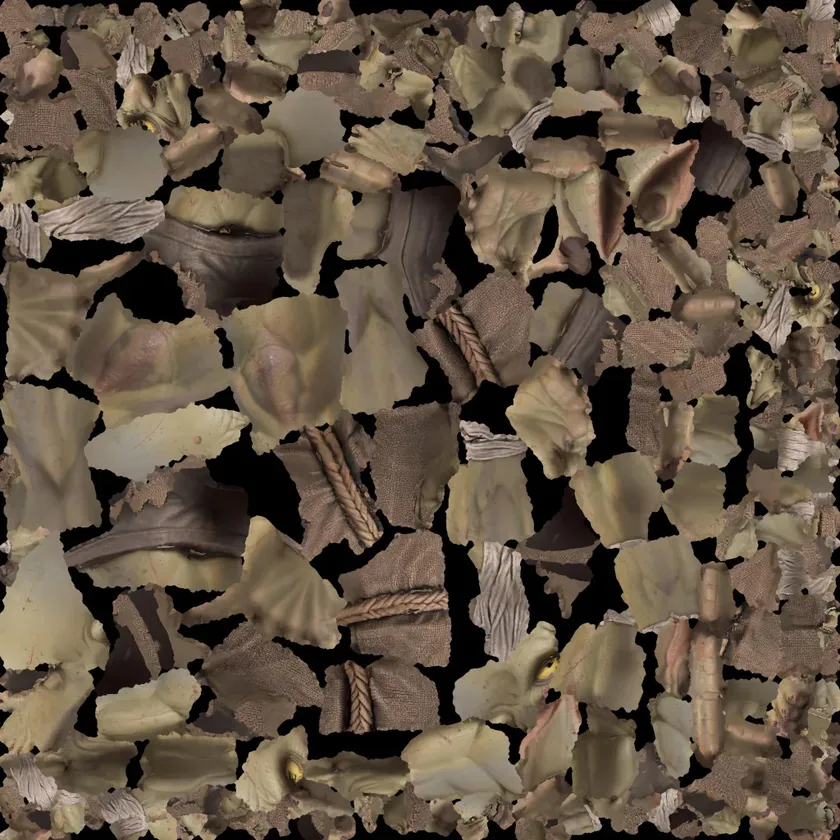
#> input picture assets/enemies/goblin_base.orig.webp, 840 x 840 px, shrunk from 1024 x 1024 before the run
$ python tint_skin.py ../../assets/enemies/goblin_base.orig.webp ../../assets/enemies/goblin_base.webp 1.0 1.0
#> lines starting #> are read from the running program, lines starting #| are printed output that depends on the picture; after the words box and inside, x2 and y2 are one past the last pixel; in counts of white or black regions, pixels touching at a corner belong together
# 피부색 바꾸기: 색 질감에서 살(누런 올리브 색 범위)만 골라 색조를 돌리고 채도를 올린다
# 사용: python tint_skin.py 원본.webp 출력.webp [색조 이동(도, +면 초록 쪽)] [채도 배수]
import sys, numpy as np
from PIL import Image, ImageFilter
src, out = sys.argv[1], sys.argv[2]; dh = float(sys.argv[3]) if len(sys.argv) > 3 else 20; sk = float(sys.argv[4]) if len(sys.argv) > 4 else 1.2
im = np.asarray(Image.open(src).convert('RGB')).astype(float) / 255
r, g, b = im[..., 0], im[..., 1], im[..., 2]; mx = im.max(-1); mn = im.min(-1); v = mx; d = np.maximum(mx - mn, 1e-6); s = np.where(mx > 0, (mx - mn) / np.maximum(mx, 1e-6), 0)
#> after `r, g, b = (im[..., 0], im[..., 1], im[..., 2])`:
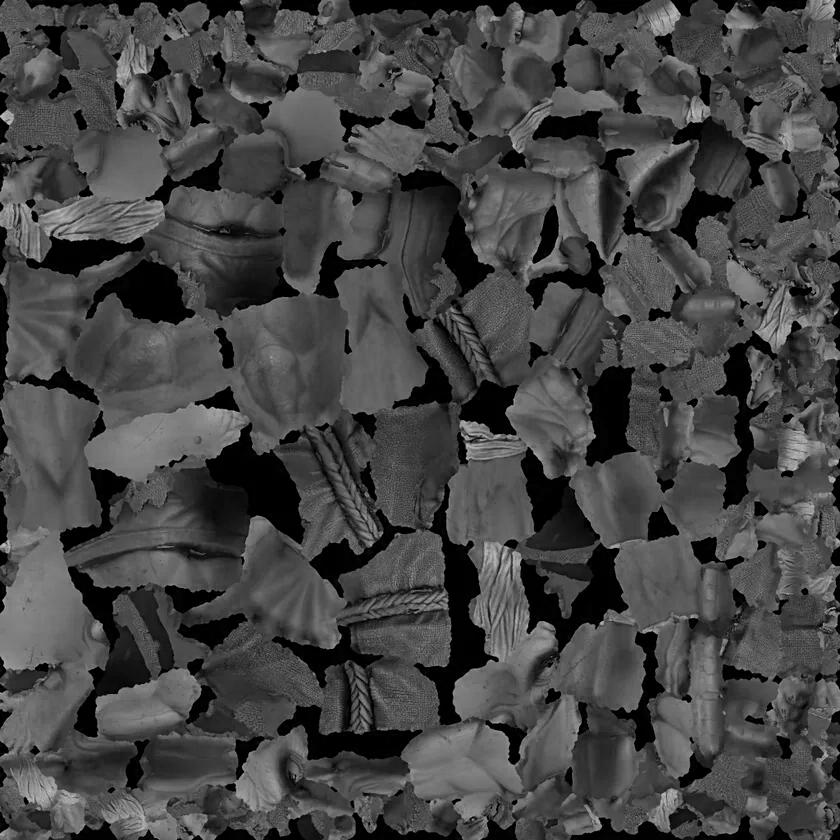
#> b: shape (840, 840) float64; min 0, max 0.769, mean 0.271
#> after `s = np.where(mx > 0, (mx - mn) / np.maximum(mx, 1e-06), 0)`:
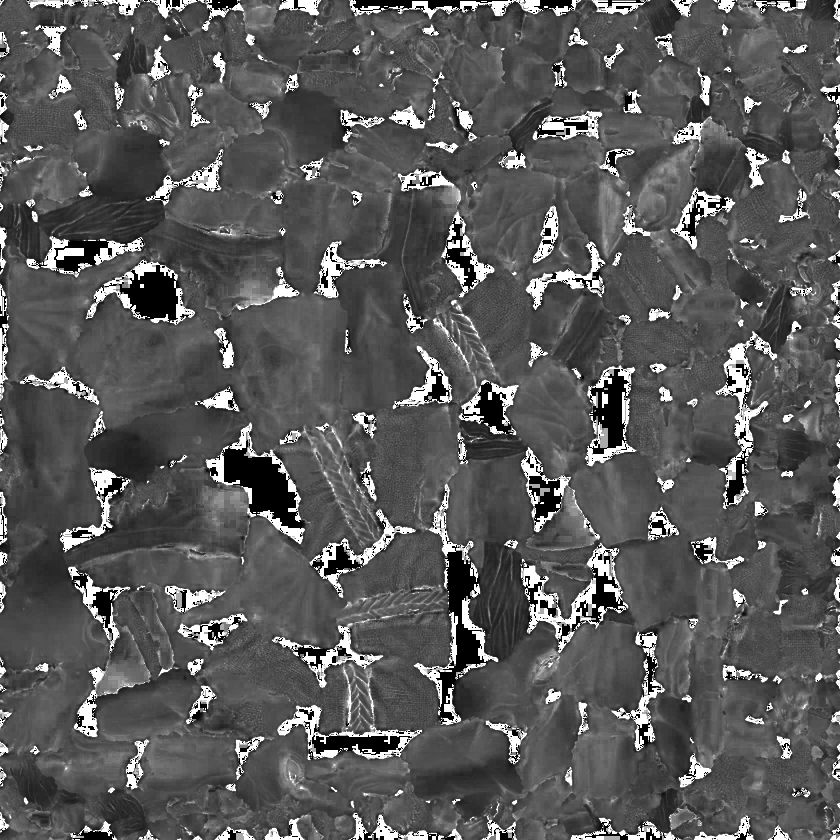
#> s: shape (840, 840) float64; min 0, max 1, mean 0.353
h = np.where(mx == r, ((g - b) / d) % 6, np.where(mx == g, (b - r) / d + 2, (r - g) / d + 4)) * 60
def sm(a, b, x): t = np.clip((x - a) / (b - a), 0, 1); return t * t * (3 - 2 * t)
#> called with a = 28, b = 36
# 살: 색조 30~70도(누런 올리브), 너무 흐리거나(천·붕대) 너무 진하지(눈) 않고, 너무 어둡지 않은 곳. 얼룩지지 않게 흐려서 부드럽게
mask = sm(28, 36, h) * (1 - sm(70, 90, h)) * sm(0.07, 0.13, s) * sm(0.28, 0.38, v) * (1 - sm(0.5, 0.62, s))
mask = np.asarray(Image.fromarray((mask * 255).astype(np.uint8)).filter(ImageFilter.GaussianBlur(4))).astype(float) / 255
mask = sm(0.25, 0.6, mask) * (v > 0.1)
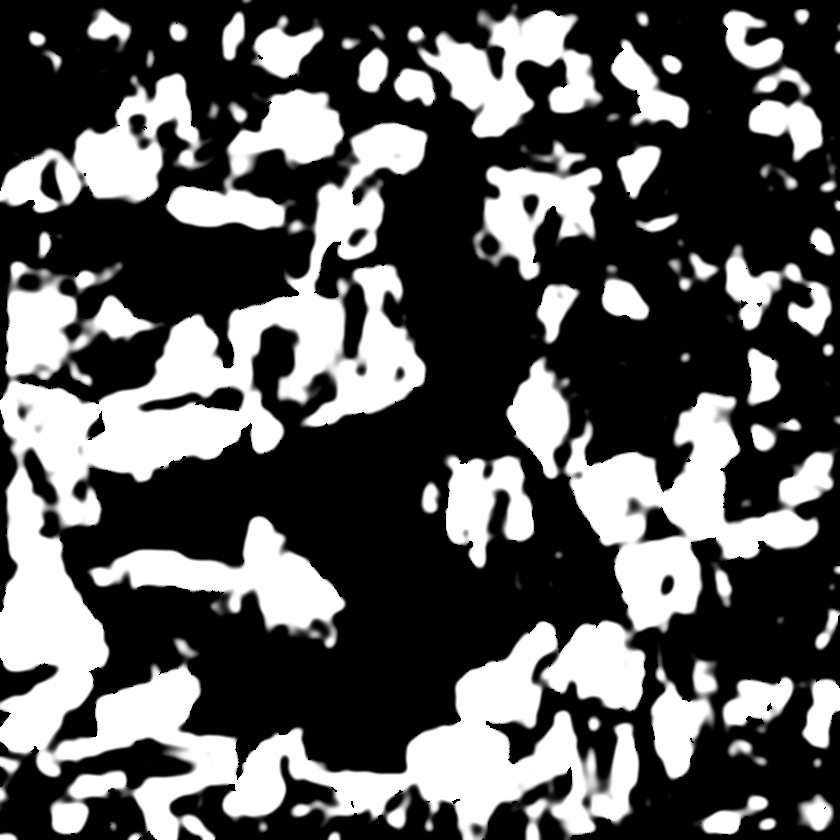
#> mask: shape (840, 840) float64; min 0, max 1, mean 0.356
h2 = (h + dh * mask) % 360; s2 = np.clip(s * (1 + (sk - 1) * mask), 0, 1)
c = v * s2; x = c * (1 - np.abs((h2 / 60) % 2 - 1)); m = v - c; k = (h2 // 60).astype(int) % 6
#> after `k = (h2 // 60).astype(int) % 6`:
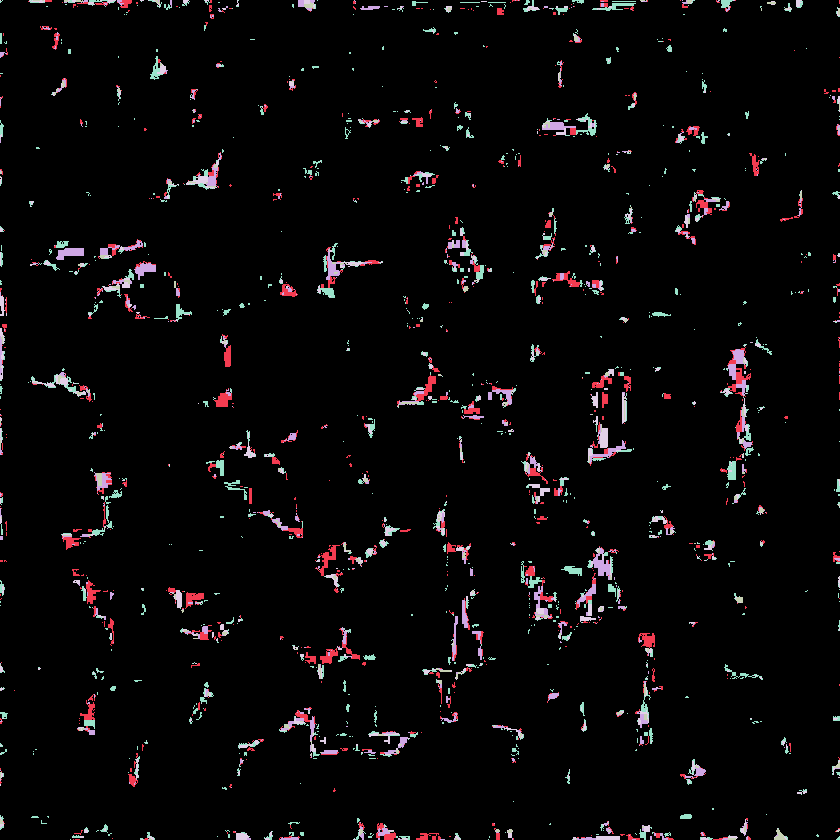
#> k: shape (840, 840) int64; 6 distinct labels, from 0 to 5; one colour per label, 0 black
rgb = np.zeros_like(im)
for i, (a, bb, cc) in enumerate([(c, x, 0), (x, c, 0), (0, c, x), (0, x, c), (x, 0, c), (c, 0, x)]):
    sel = k == i
    for ch, val in enumerate((a, bb, cc)): rgb[..., ch] = np.where(sel, (val if np.isscalar(val) else val) + m, rgb[..., ch])
#> this loop made 6 passes
#> cc on passes 1 to 2: 0, 0
#> pass 1, `sel = k == i`:
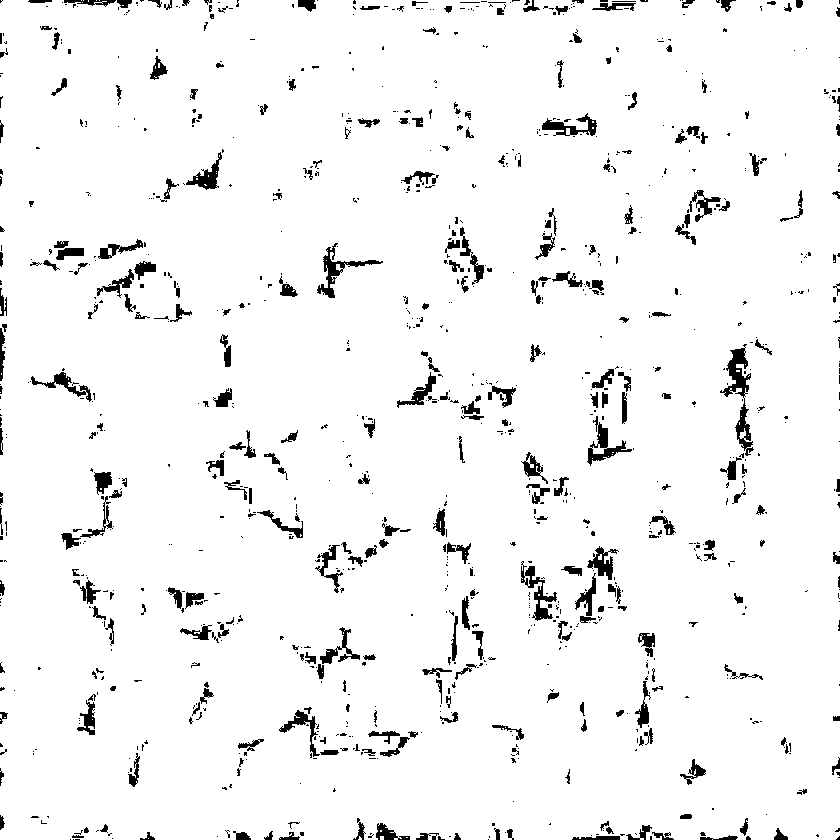
#> sel: shape (840, 840) bool; 95.4% white; 1074 black regions (765 under 20 px), largest, box (x1, y1, x2, y2) and area: (720, 344, 754, 456) 1097, (317, 243, 383, 298) 670, (521, 561, 557, 621) 616
#> after the loop:
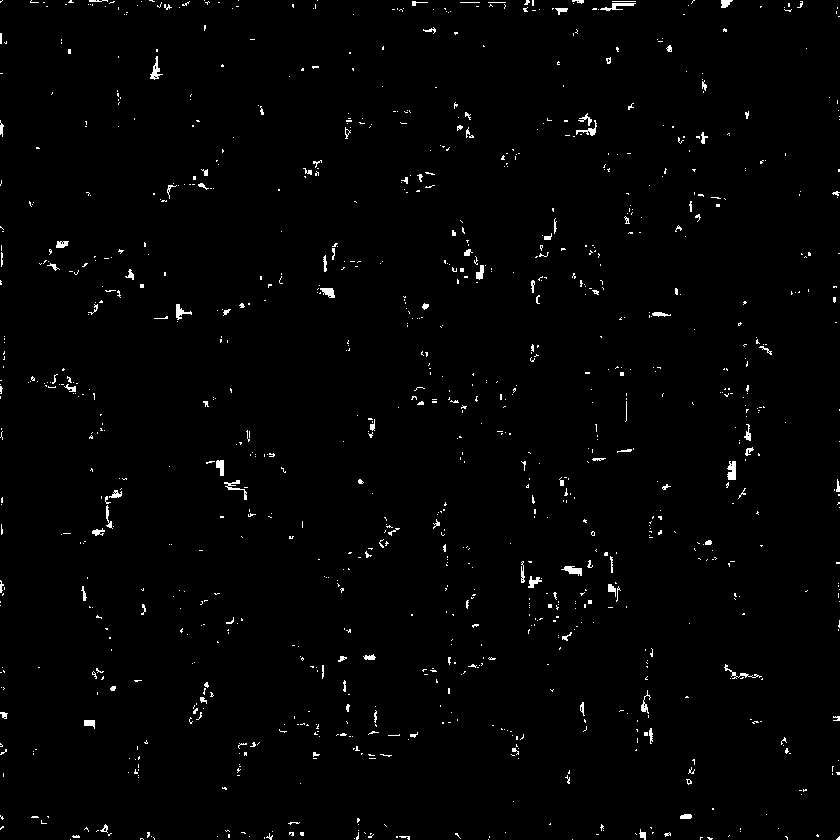
#> sel: shape (840, 840) bool; 1.3% white in thin lines or dots
Image.fromarray((np.clip(rgb, 0, 1) * 255).round().astype(np.uint8)).save(out, quality=90)
print('살 비율', round(float(mask[v > 0.12].mean()), 3))
#| 살 비율 0.415

$ run again, on assets/enemies/wolf_base.webp
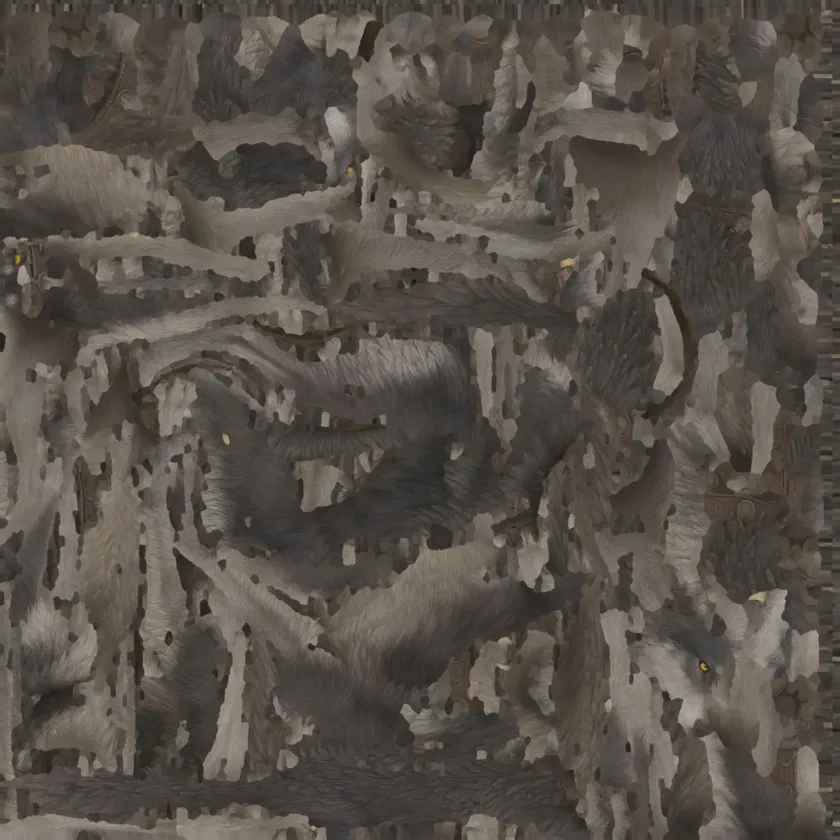
#> input picture assets/enemies/wolf_base.webp, 840 x 840 px, shrunk from 1024 x 1024 before the run
#> k: shape (840, 840) int64; 6 distinct labels, from 0 to 5
#> the loop `for i, (a, bb, cc) in enumerate([(c, x, 0), (x, c, 0), (0, c, x), (0, ..` made 6 passes
#> cc on passes 1 to 2: 0, 0
#> pass 1, `sel = k == i`:
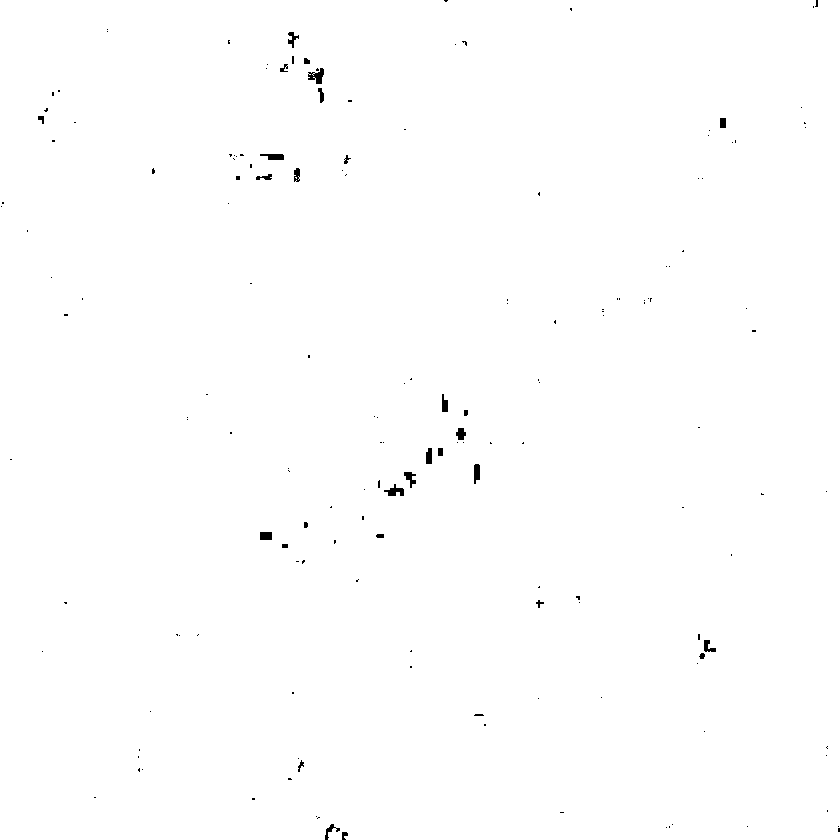
#> sel: shape (840, 840) bool; 99.7% white; 166 black regions (137 under 20 px), largest, box (x1, y1, x2, y2) and area: (308, 68, 324, 84) 142, (384, 484, 404, 496) 123, (260, 154, 284, 160) 111
#> pass 2, `sel = k == i`:
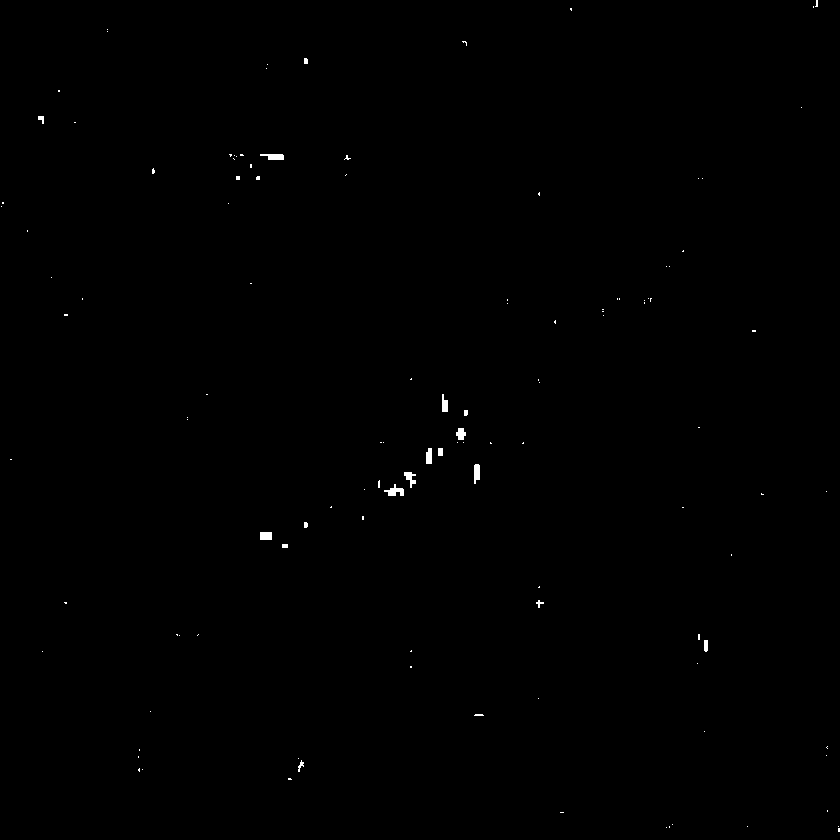
#> sel: shape (840, 840) bool; 0.2% white; 118 white regions (101 under 20 px), largest, box (x1, y1, x2, y2) and area: (384, 484, 404, 496) 123, (260, 154, 284, 160) 111, (474, 464, 480, 484) 102
#| 살 비율 0.204
